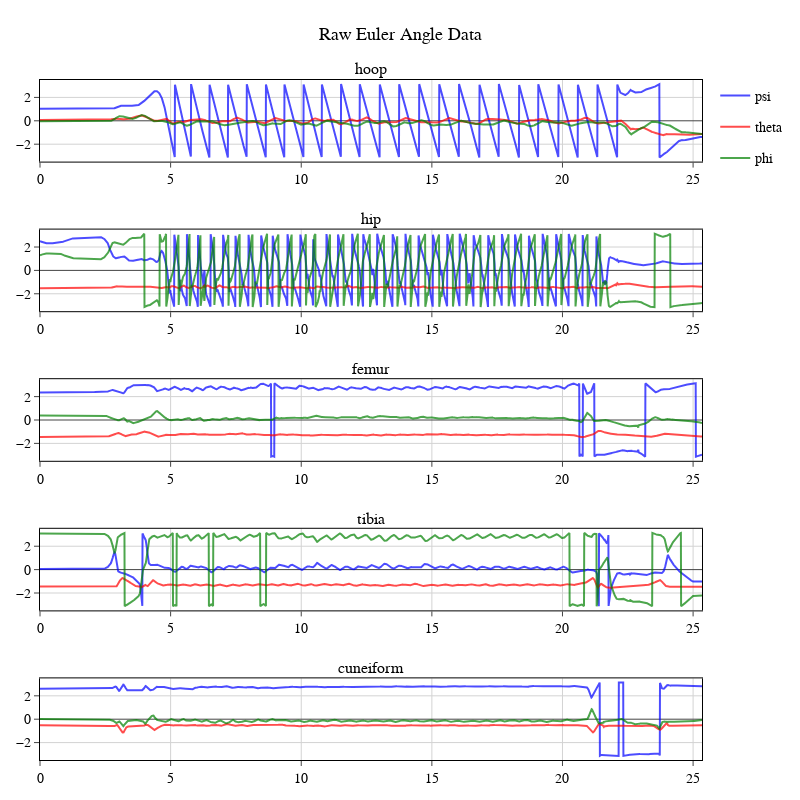

Notebook source saved alongside this figure:
### Markdown cell above
# Raw Data in the local axes

### Code cell
sensor_titles = [sensors[sid] for sid in sensor_ids]
fig = make_subplots(rows=len(sensor_titles), cols=1, subplot_titles=sensor_titles)
colors = {'psi': 'rgba(0, 0, 255, 0.7)','theta': 'rgba(255, 0, 0, 0.7)','phi': 'rgba(0, 128, 0, 0.7)'}
legend_shown = {'psi': False, 'theta': False, 'phi': False}

for i,sid in enumerate(sensor_ids, start=1):
    for angle_type,color in colors.items():
        fig.add_trace(go.Scatter(
            x=raw_data_dict[sid]['time'], 
            y=raw_data_dict[sid][angle_type], 
            mode='lines', 
            name=angle_type,
            legendgroup=f'{angle_type}',
            line=dict(color=color),
            showlegend=not legend_shown[angle_type]
        ), row=i, col=1)
        # Mark this legend item as shown after the first trace
        legend_shown[angle_type] = True

# Decrease margins and add a title
fig.update_layout(
    height=800,width=800,
    title_text="Raw Euler Angle Data",
    margin=dict(l=40, r=20, t=80, b=40),
)
fig.show()

### Figure 1 — Plotly figure (JSON) as saved in the notebook; plotly's stock layout.template omitted (floating-point values rounded to 4 significant figures; data arrays with more than 128 entries replaced by an {"elided": "..."} marker saying what was removed)
{"data": [{"legendgroup": "psi", "line": {"color": "rgba(0, 0, 255, 0.7)"}, "mode": "lines", "name": "psi", "showlegend": true, "type": "scatter", "x": {"elided": "3042 float values"}, "xaxis": "x", "y": {"elided": "3042 float values"}, "yaxis": "y"}, {"legendgroup": "theta", "line": {"color": "rgba(255, 0, 0, 0.7)"}, "mode": "lines", "name": "theta", "showlegend": true, "type": "scatter", "x": {"elided": "3042 float values"}, "xaxis": "x", "y": {"elided": "3042 float values"}, "yaxis": "y"}, {"legendgroup": "phi", "line": {"color": "rgba(0, 128, 0, 0.7)"}, "mode": "lines", "name": "phi", "showlegend": true, "type": "scatter", "x": {"elided": "3042 float values"}, "xaxis": "x", "y": {"elided": "3042 float values"}, "yaxis": "y"}, {"legendgroup": "psi", "line": {"color": "rgba(0, 0, 255, 0.7)"}, "mode": "lines", "name": "psi", "showlegend": false, "type": "scatter", "x": {"elided": "3042 float values"}, "xaxis": "x2", "y": {"elided": "3042 float values"}, "yaxis": "y2"}, {"legendgroup": "theta", "line": {"color": "rgba(255, 0, 0, 0.7)"}, "mode": "lines", "name": "theta", "showlegend": false, "type": "scatter", "x": {"elided": "3042 float values"}, "xaxis": "x2", "y": {"elided": "3042 float values"}, "yaxis": "y2"}, {"legendgroup": "phi", "line": {"color": "rgba(0, 128, 0, 0.7)"}, "mode": "lines", "name": "phi", "showlegend": false, "type": "scatter", "x": {"elided": "3042 float values"}, "xaxis": "x2", "y": {"elided": "3042 float values"}, "yaxis": "y2"}, {"legendgroup": "psi", "line": {"color": "rgba(0, 0, 255, 0.7)"}, "mode": "lines", "name": "psi", "showlegend": false, "type": "scatter", "x": {"elided": "3042 float values"}, "xaxis": "x3", "y": {"elided": "3042 float values"}, "yaxis": "y3"}, {"legendgroup": "theta", "line": {"color": "rgba(255, 0, 0, 0.7)"}, "mode": "lines", "name": "theta", "showlegend": false, "type": "scatter", "x": {"elided": "3042 float values"}, "xaxis": "x3", "y": {"elided": "3042 float values"}, "yaxis": "y3"}, {"legendgroup": "phi", "line": {"color": "rgba(0, 128, 0, 0.7)"}, "mode": "lines", "name": "phi", "showlegend": false, "type": "scatter", "x": {"elided": "3042 float values"}, "xaxis": "x3", "y": {"elided": "3042 float values"}, "yaxis": "y3"}, {"legendgroup": "psi", "line": {"color": "rgba(0, 0, 255, 0.7)"}, "mode": "lines", "name": "psi", "showlegend": false, "type": "scatter", "x": {"elided": "3042 float values"}, "xaxis": "x4", "y": {"elided": "3042 float values"}, "yaxis": "y4"}, {"legendgroup": "theta", "line": {"color": "rgba(255, 0, 0, 0.7)"}, "mode": "lines", "name": "theta", "showlegend": false, "type": "scatter", "x": {"elided": "3042 float values"}, "xaxis": "x4", "y": {"elided": "3042 float values"}, "yaxis": "y4"}, {"legendgroup": "phi", "line": {"color": "rgba(0, 128, 0, 0.7)"}, "mode": "lines", "name": "phi", "showlegend": false, "type": "scatter", "x": {"elided": "3042 float values"}, "xaxis": "x4", "y": {"elided": "3042 float values"}, "yaxis": "y4"}, {"legendgroup": "psi", "line": {"color": "rgba(0, 0, 255, 0.7)"}, "mode": "lines", "name": "psi", "showlegend": false, "type": "scatter", "x": {"elided": "3042 float values"}, "xaxis": "x5", "y": {"elided": "3042 float values"}, "yaxis": "y5"}, {"legendgroup": "theta", "line": {"color": "rgba(255, 0, 0, 0.7)"}, "mode": "lines", "name": "theta", "showlegend": false, "type": "scatter", "x": {"elided": "3042 float values"}, "xaxis": "x5", "y": {"elided": "3042 float values"}, "yaxis": "y5"}, {"legendgroup": "phi", "line": {"color": "rgba(0, 128, 0, 0.7)"}, "mode": "lines", "name": "phi", "showlegend": false, "type": "scatter", "x": {"elided": "3042 float values"}, "xaxis": "x5", "y": {"elided": "3042 float values"}, "yaxis": "y5"}], "layout": {"annotations": [{"font": {"size": 16}, "showarrow": false, "text": "hoop", "x": 0.5, "xanchor": "center", "xref": "paper", "y": 1, "yanchor": "bottom", "yref": "paper"}, {"font": {"size": 16}, "showarrow": false, "text": "hip", "x": 0.5, "xanchor": "center", "xref": "paper", "y": 0.78, "yanchor": "bottom", "yref": "paper"}, {"font": {"size": 16}, "showarrow": false, "text": "femur", "x": 0.5, "xanchor": "center", "xref": "paper", "y": 0.56, "yanchor": "bottom", "yref": "paper"}, {"font": {"size": 16}, "showarrow": false, "text": "tibia", "x": 0.5, "xanchor": "center", "xref": "paper", "y": 0.34, "yanchor": "bottom", "yref": "paper"}, {"font": {"size": 16}, "showarrow": false, "text": "cuneiform", "x": 0.5, "xanchor": "center", "xref": "paper", "y": 0.12, "yanchor": "bottom", "yref": "paper"}], "height": 800, "margin": {"b": 40, "l": 40, "r": 20, "t": 80}, "title": {"text": "Raw Euler Angle Data"}, "width": 800, "xaxis": {"anchor": "y", "domain": [0, 1]}, "xaxis2": {"anchor": "y2", "domain": [0, 1]}, "xaxis3": {"anchor": "y3", "domain": [0, 1]}, "xaxis4": {"anchor": "y4", "domain": [0, 1]}, "xaxis5": {"anchor": "y5", "domain": [0, 1]}, "yaxis": {"anchor": "x", "domain": [0.88, 1]}, "yaxis2": {"anchor": "x2", "domain": [0.66, 0.78]}, "yaxis3": {"anchor": "x3", "domain": [0.44, 0.56]}, "yaxis4": {"anchor": "x4", "domain": [0.22, 0.34]}, "yaxis5": {"anchor": "x5", "domain": [0, 0.12]}}}
